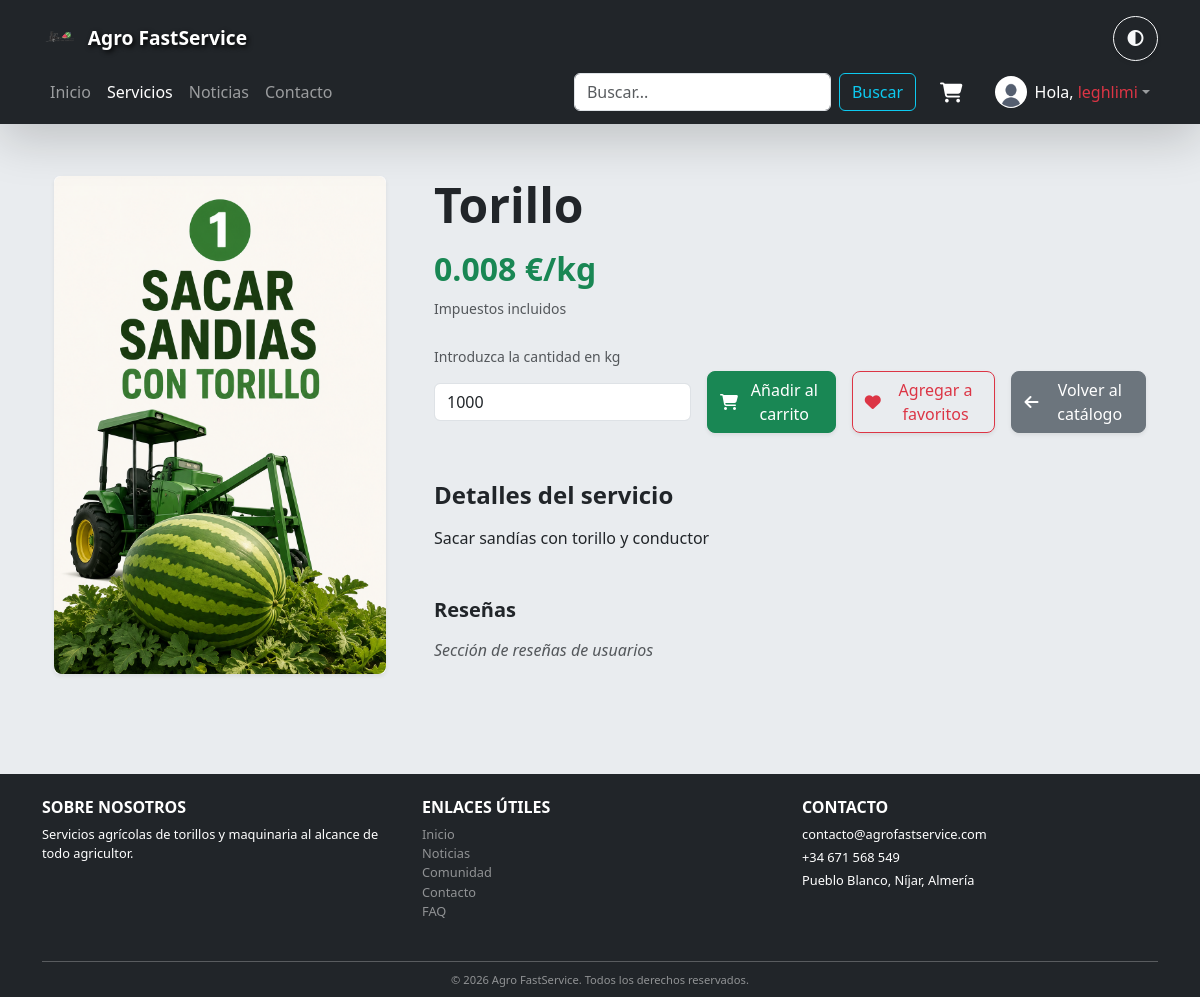
The app's page /servicios/1/ (signed in) with its own data.
### usuarios/models.py (models this page shows, shortened)
class Usuario(AbstractUser):
    email = models.EmailField(unique=True)
    groups = models.ManyToManyField(
        Group,
        related_name='usuarios_set',  # aquí cambia el related_name
        blank=True,
        help_text='Grupos a los que pertenece este usuario.',
        verbose_name='groups',
    )
    user_permissions = models.ManyToManyField(
        Permission,
        related_name='usuarios_user_set',  # aquí cambia el related_name
        blank=True,
        help_text='Permisos específicos para este usuario.',
        verbose_name='user permissions',
    )

### servicios/models.py (models this page shows, shortened)
class Servicio(models.Model):
    nombre = models.CharField(max_length=100)
    precio = models.DecimalField(max_digits=6, decimal_places=3)
    categoria = models.CharField(max_length=200)
    imagen = models.CharField(max_length=200, default="default.png")

### servicios/views.py (the view)
# urls.py: path('<int:pk>/', views.detalle_servicio, name='detalle_servicio'),
def detalle_servicio(request, pk):
    servicio = get_object_or_404(Servicio, pk=pk)
    '''
    Una variable servicio que obtiene el objeto de un servicio concreto
    pasandole el modelo Servicio y una primary key (pk).
    '''
    contexto = {'servicio': servicio}
    return render(request, 'servicios/detalle_servicio.html', contexto)

### carrito/context_processors.py (called while the page is built)
def carrito_total(request):
    total_items = 0
    if request.user.is_authenticated:
        carrito = Carrito.objects.filter(usuario=request.user).first()
        if carrito:
            total_items = carrito.total_items()
    return {'carrito_total_items': total_items}

### carrito/models.py (called while the page is built)
    def total_items(self):
        return self.items.count()

### servicios/templates/servicios/detalle_servicio.html (shortened to what this page needs)
{% extends 'base.html' %}
{% load static %}
{% block content %}
    <div class="container py-5">
        <div class="row g-5 align-items-start">
            <div class="col-12 col-md-4">
                <div class="card shadow-sm border-0 overflow-hidden">
                    <img src="{% static 'img/portadas/' %}{{ servicio.imagen }}" class="detalle-img rounded-3 img-fluid"
                         alt="Imagen del servicio {{ servicio.nombre }}">
                </div>
            </div>
            <div class="col-12 col-md-8 text-start">
                <h1 class="display-5 fw-bold mb-3 text-body">{{ servicio.nombre }}</h1>
                <div class="mb-4">
                    <h2 class="text-success fw-bold">{{ servicio.precio }} €/kg</h2>
                    <small class="text-body-secondary">Impuestos incluidos</small>
                </div>
                <form method="post" action="{% url 'carrito:agregar' servicio.id %}">
                                            <label class="form-label text-body-secondary small mb-1">Introduzca la cantidad en kg</label>
                    <div class="d-flex flex-column flex-sm-row gap-3 mb-5 align-items-center">
                        <input type="number" name="cantidad" min="1" value="1000"
                               class="form-control w-auto" placeholder="Kg estimados">
                        <button type="submit"
                                class="btn btn-success btn-md rounded-3 shadow-sm d-flex align-items-center justify-content-center">
                            <i class="fas fa-shopping-cart me-2"></i>Añadir al carrito
                        </button>
                        <button type="button"
                                class="btn btn-outline-danger btn-md rounded-3 shadow-sm d-flex align-items-center justify-content-center">
                            <i class="fas fa-heart me-2"></i>Agregar a favoritos
                        </button>
                        <a href="{% url 'servicios:lista_servicios' %}"
                           class="btn btn-secondary btn-md rounded-3 shadow-sm d-flex align-items-center justify-content-center mt-3 mt-sm-0">
                            <i class="fas fa-arrow-left me-2"></i>Volver al catálogo
                        </a>
                    </div>
                </form>
                <div class="mb-5">
                    <h4 class="fw-semibold mb-3 text-body">Detalles del servicio</h4>
                    <p class="mb-1 text-body">{{ servicio.categoria }}</p>
                </div>
                <div>
                    <h5 class="fw-semibold mb-3 text-body">Reseñas</h5>
                    <p class="text-body text-body-secondary fst-italic">Sección de reseñas de usuarios</p>
                </div>
            </div>
        </div>
    </div>
{% endblock %}

### templates/base.html (shortened to what this page needs)
{% load static %}
<!DOCTYPE html>
<html lang="es" data-bs-theme="light">
<head>
    <link href="https://cdn.jsdelivr.net/npm/bootstrap@5.3.0/dist/css/bootstrap.min.css" rel="stylesheet">
    <link rel="stylesheet" href="{% static 'css/style.css' %}">
    <link href="https://cdnjs.cloudflare.com/ajax/libs/font-awesome/6.5.0/css/all.min.css" rel="stylesheet">
</head>
<body class="bg-body text-body">
    <header class="shadow-lg ">
        <nav class="navbar navbar-expand-lg navbar-dark bg-dark">
            <div class="container d-flex flex-wrap align-items-center justify-content-between">
                <a class="navbar-brand d-flex align-items-center order-1 order-lg-1 me-2" href="{% url 'home' %}">
                    <img src="{% static 'img/logo_afs_transparent.png' %}" alt="AFS Logo" class="me-2">
                    <span class="fw-bold text-white">Agro FastService</span>
                </a>
                <button id="toggle-theme"
                        class="btn btn-outline-light rounded-circle shadow-sm order-2 ms-auto me-2 me-lg-0">
                    <i class="fa-solid fa-circle-half-stroke"></i>
                </button>
                <div class="collapse navbar-collapse order-4 order-lg-3 w-100 w-lg-auto" id="navbarPF">
                    <ul class="navbar-nav me-auto mb-2 mb-lg-0">
                        <li class="nav-item">
                            <a class="nav-link {% if request.path == '/' %}active{% endif %}" href="{% url 'home' %}">Inicio</a>
                        </li>
                        <li class="nav-item">
                            <a class="nav-link {% if '/servicios/' in request.path %}active{% endif %}" href="{% url 'servicios:lista_servicios' %}">Servicios</a>
                        </li>
                        <li class="nav-item">
                            <a class="nav-link {% if '/noticias/' in request.path %}active{% endif %}" href="#">Noticias</a>
                        </li>
                        <li class="nav-item">
                            <a class="nav-link {% if '/contacto/' in request.path %}active{% endif %}" href="{% url 'contacto' %}">Contacto</a>
                        </li>
                    </ul>
                    <form class="d-flex mb-2 mb-lg-0 me-lg-3 order-5 order-lg-4" role="search" action="{% url 'buscar_servicios' %}" method="get">
                        <input class="form-control me-2" type="search" name="q" placeholder="Buscar..." aria-label="Buscar"
                            value="{{ request.GET.q|default:'' }}">
                        <button class="btn btn-outline-info" type="submit">Buscar</button>
                    </form>
                    <ul class="navbar-nav mb-2 mb-lg-0 order-6 order-lg-5 me-3">
                        <li class="nav-item position-relative">
                            <a href="{% url 'carrito:ver_carrito' %}" class="nav-link text-white">
                            <div class="position-relative d-inline-block">
                                <i class="fas fa-shopping-cart fa-lg"></i>
                            </div>
                             </a>
                        </li>
                    </ul>
                    <ul class="navbar-nav mb-2 mb-lg-0 order-6 order-lg-5">
                        <li class="nav-item dropdown">
                            <a class="nav-link dropdown-toggle d-flex align-items-center" href="#" id="userDropdown"
                            role="button" data-bs-toggle="dropdown" aria-expanded="false">
                                <div class="avatar-sm rounded-circle overflow-hidden me-2"
                                    style="width:32px; height:32px; background-color: {% if user.is_authenticated %}#FFFFFF{% else %}#eee400{% endif %};">
                                    {% if user.is_authenticated and user.profile.avatar %}
                                        <img src="{% static 'img/avatares/'|add:user.profile.avatar|add:'.webp' %}"
                                            alt="Avatar" class="rounded-circle"
                                            style="width:100%; height:100%; object-fit:cover;">
                                    {% else %}
                                        <img src="{% static 'img/avatares/default.webp' %}"
                                            alt="Invitado" class="rounded-circle"
                                            style="width:100%; height:100%; object-fit:cover;">
                                    {% endif %}
                                </div>
                                <span class="text-white">
                                    Hola,
                                    {% if user.is_authenticated %}
                                        <span class="text-danger">{{ user.username }}</span>
                                    {% else %}
                                        <span class="text-warning">Invitado</span>
                                    {% endif %}
                                </span>
                            </a>
                        </li>
                    </ul>
                </div>
            </div>
        </nav>
    </header>
    <main class="py-5 bg-body-secondary text-center text-dark d-flex justify-content-center align-items-center">
        <div class="container">
            {% block content %}{% endblock %}
        </div>
    </main>
    <footer class="bg-dark text-white pt-4 pb-2">
        <div class="container">
            <div class="row small">
                <div class="col-md-4 mb-3">
                    <h6 class="text-uppercase">Sobre nosotros</h6>
                    <p class="mb-1">Servicios agrícolas de torillos y maquinaria al alcance de todo agricultor.</p>
                </div>
                <div class="col-md-4 mb-3">
                    <h6 class="text-uppercase">Enlaces útiles</h6>
                    <ul class="list-unstyled">
                        <li><a href="{% url 'home' %}" class="text-white-50 text-decoration-none">Inicio</a></li>
                        <li><a href="#" class="text-white-50 text-decoration-none">Noticias</a></li>
                        <li><a href="#" class="text-white-50 text-decoration-none">Comunidad</a></li>
                        <li><a href="{% url 'contacto' %}" class="text-white-50 text-decoration-none">Contacto</a></li>
                        <li><a href="#" class="text-white-50 text-decoration-none">FAQ</a></li>
                    </ul>
                </div>
                <div class="col-md-4 mb-3">
                    <h6 class="text-uppercase">Contacto</h6>
                    <p class="mb-1">contacto@agrofastservice.com</p>
                    <p class="mb-1">+34 671 568 549</p>
                    <p class="mb-1">Pueblo Blanco, Níjar, Almería</p>
                </div>
            </div>
            <hr class="bg-secondary my-2">
            <div class="text-center small text-white-50">
                <small>© {% now "Y" %} Agro FastService. Todos los derechos reservados.</small>
            </div>
        </div>
    </footer>
</body>
</html>

### static/css/style.css (style rules this page uses)
html, body { height: 100%; margin: 0; }
body { display: flex; flex-direction: column; min-height: 100vh; background-color: var(--bs-body-bg, #f8f9fa); color: var(--bs-body-color, #212529); }
header { position: fixed; top: 0; left: 0; width: 100%; z-index: 1020; }
.navbar { background-color: #212529; }
#toggle-theme { width: 45px; height: 45px; border-radius: 50%; box-shadow: 0 2px 5px rgba(0, 0, 0, 0.3); }
.navbar-brand img { height: 50px; margin-right: 10px; }
.navbar-brand span { font-size: 1.2rem; text-shadow: 2px 2px 5px #000; }
main { flex: 1; margin-top: 80px; overflow: visible; }
footer { width: 100%; background-color: #212529; color: #fff; margin-top: auto; }
footer a { color: #ced4da; text-decoration: none; }
footer .small { font-size: 0.8rem; }
footer h6 { font-weight: bold; margin-bottom: 0.5rem; }
.detalle-img { transition: transform 0.3s ease, box-shadow 0.3s ease; }

### records on screen
Usuario: username "leghlimi"
Servicio: imagen (picture), nombre "Torillo", precio "0.008", categoria "Sacar sandías con torillo y conductor"
